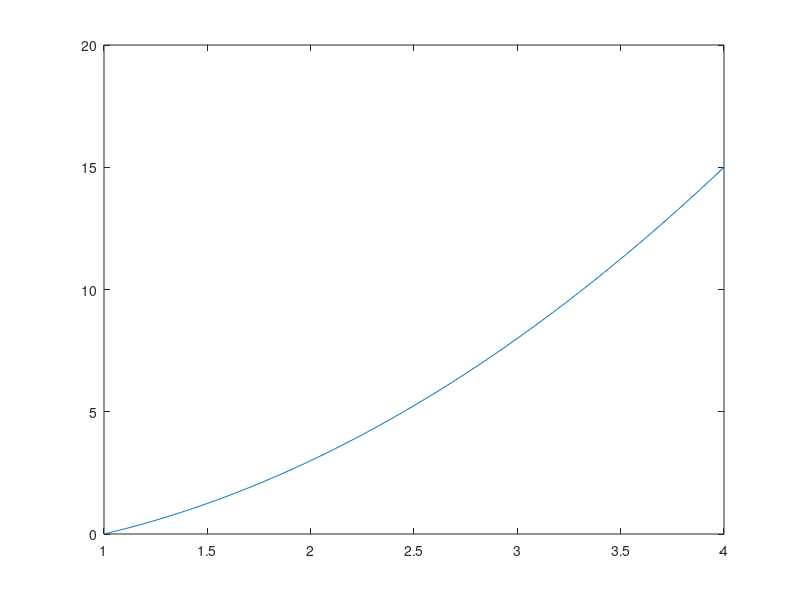

MATLAB code for this plot:
% Octave Script
% Title			:Sumatoria de Riemann_supeiores_e_inferiores.
% Description		:Script para desarrrollar el ejericio 2 de la actividad Sumatoria de Riemann_supeiores_e_inferiores.
% Author		:Orlando Espinoza Valentin (Orlando-Esp) espinozaorlando978@gmail.com
% Date			:20210429
% sion		        :1
% Usage			:octave> /path/SumasSuperiores,SumasInferioresOrlandoEspinozaValentin3202
% Notes			:Requiere aplicacion octave-online usar en consola preferentemente. 
%program execution page :https://octave-online.net
clear
fprintf ('El  AREA del ejercicio es 18u^2')
fprintf ('Grafica')
x=1:0.01:4;
y=(x.^2-1);
plot(x,y)
